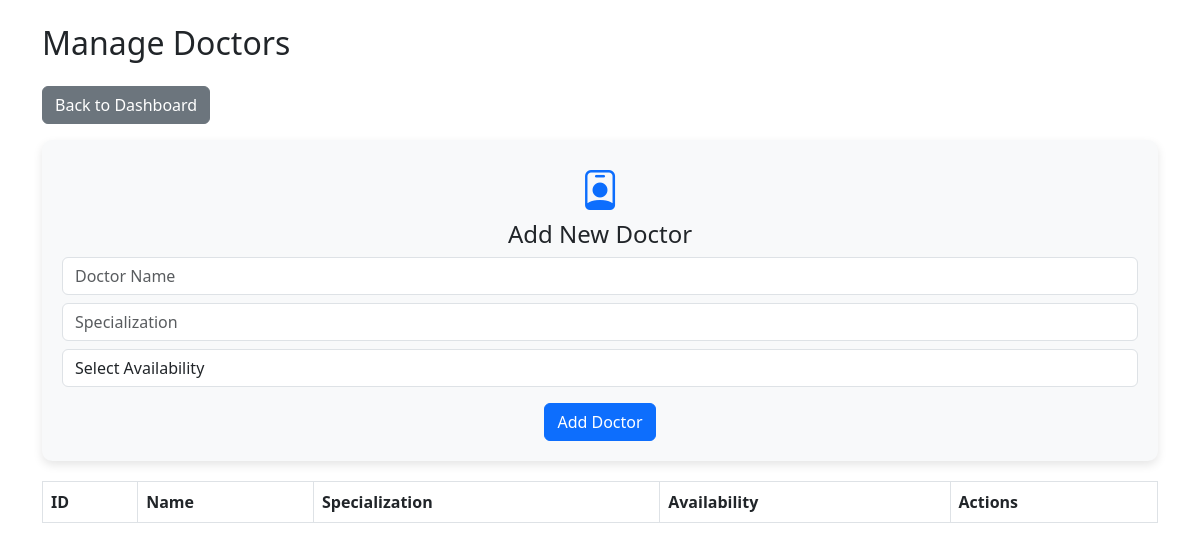
Page /admin/doctor/manage (signed in) on the earlier database version.
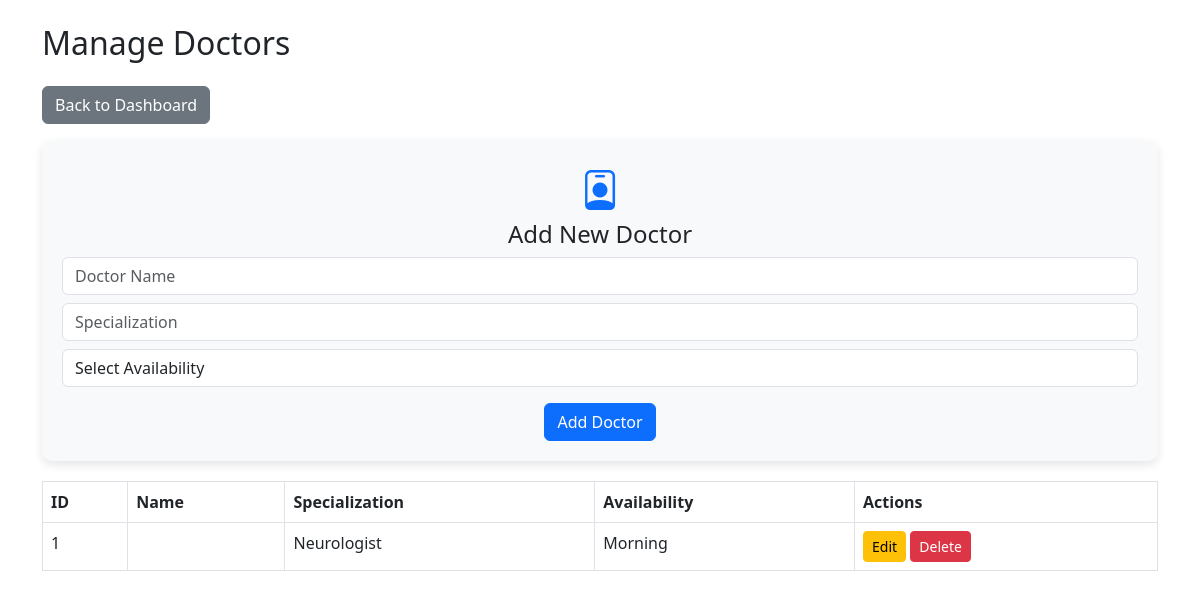
Same page on the later database version.
### app.py (models this page shows)
class DoctorProfile(db.Model):
    id = db.Column(db.Integer, primary_key=True)
    specialization = db.Column(db.String(100), nullable=False)
    availability = db.Column(db.Text, default='{}')  # JSON string
    user_id = db.Column(db.Integer, db.ForeignKey('user.id'), unique=True)

### app.py (the view)
@app.route("/admin/doctor/manage")
@login_required
def manage_doctors():
    if current_user.role != "admin":
        abort(403)
    doctors = DoctorProfile.query.all()
    return render_template("manage_doctors.html", doctors=doctors)

### app.py (called while the page is built)
@login_manager.user_loader
def load_user(user_id):
    return User.query.get(int(user_id))

@app.context_processor
def inject_user():
    return dict(current_user=current_user, now=datetime.now())

### templates/manage_doctors.html (shortened to what this page needs)
<!DOCTYPE html>
<html lang="en">
<head>
    <link href="https://cdn.jsdelivr.net/npm/bootstrap@5.3.0/dist/css/bootstrap.min.css" rel="stylesheet">
    <link href="https://cdn.jsdelivr.net/npm/bootstrap-icons@1.10.5/font/bootstrap-icons.css" rel="stylesheet">
</head>
<body>
<div class="container mt-4">
    <h2 class="mb-4">Manage Doctors</h2>
    <a href="{{ url_for('admin_dashboard') }}" class="btn btn-secondary mb-3">Back to Dashboard</a>
    <div class="dashboard-card bg-light">
        <i class="bi bi-person-badge"></i>
        <h4>Add New Doctor</h4>
        <form method="POST" action="{{ url_for('add_doctor') }}">
            <div class="mb-2">
                <input type="text" name="name" class="form-control" placeholder="Doctor Name" required>
            </div>
            <div class="mb-2">
                <input type="text" name="specialization" class="form-control" placeholder="Specialization" required>
            </div>
            <div class="mb-2">
                <select name="availability" class="form-control" required>
                    <option value="">Select Availability</option>
                </select>
            </div>
            <button type="submit" class="btn btn-primary mt-2">Add Doctor</button>
        </form>
    </div>
    <table class="table table-bordered mt-3">
        <thead>
            <tr>
                <th>ID</th><th>Name</th><th>Specialization</th><th>Availability</th><th>Actions</th>
            </tr>
        </thead>
        <tbody>
            {% for doc in doctors %}
            <tr>
                <td>{{ doc.id }}</td>
                <td>{{ doc.name }}</td>
                <td>{{ doc.specialization }}</td>
                <td>{{ doc.availability }}</td>
                <td>
                    <a href="{{ url_for('edit_doctor', doctor_id=doc.id) }}" class="btn btn-warning btn-sm">Edit</a>
                    <a href="{{ url_for('delete_doctor', doctor_id=doc.id) }}" class="btn btn-danger btn-sm"
                       onclick="return confirm('Are you sure?')">Delete</a>
                </td>
            </tr>
            {% endfor %}
        </tbody>
    </table>
</div>
</body>
</html>

Differences in the rows shown:
added DoctorProfile: id "1", specialization "Neurologist", availability "Morning"
